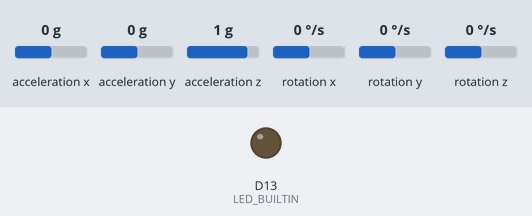
Bench run of a program on a simulated Arduino Nano 33 IoT. Shown: output pins drawn as LEDs (lit = HIGH). The test bench sets the inputs (shaded band); at power-on: acceleration x 0 g, acceleration y 0 g, acceleration z 1 g, rotation x 0 °/s, rotation y 0 °/s, rotation z 0 °/s. Nothing arrives over Bluetooth unless stated; a phone connects over Bluetooth LE 3 s after start; what the program prints to the serial monitor is not drawn.

Above: at 0.1 s.
At 3.6 s:
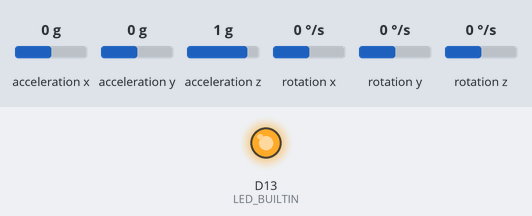
Timing chart, 0 to 5.1 s (numbered marks = the images above):
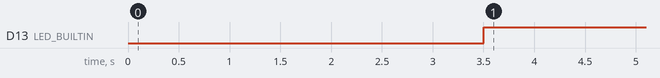

Measured:
- by itself, D13 (LED_BUILTIN): LOW → HIGH at 3.5 s

The program:

main.cpp
```cpp
#include <Arduino.h>
#include <Arduino_LSM6DS3.h>
#include <ArduinoBLE.h>
#include <Wire.h>

// GLOBAL VARIABLES //
float accelX,            accelY,             accelZ,            // units m/s/s i.e. accelZ if often 9.8 (gravity)
      gyroX,             gyroY,              gyroZ,             // units dps (degrees per second)
      gyroDriftX,        gyroDriftY,         gyroDriftZ,        // units dps
      gyroRoll,          gyroPitch,          gyroYaw,           // units degrees (expect major drift)
      gyroCorrectedRoll, gyroCorrectedPitch, gyroCorrectedYaw,  // units degrees (expect minor drift)
      accRoll,           accPitch,           accYaw,            // units degrees (roll and pitch noisy, yaw not possible)
      complementaryRoll, complementaryPitch, complementaryYaw;  // units degrees (excellent roll, pitch, yaw minor drift)

float p = 3.14159265358979323846;
long lastTime;
long lastInterval;

// Setting Up BLE Service
BLEService gyroscopeService("91bad492-b950-4226-aa2b-4ede9fa42f59");

// BLE Characteristics
BLEUnsignedCharCharacteristic complementaryRollValuesChar("cba1d466-344c-4be3-ab3f-189f80dd7518", BLERead | BLENotify);
BLEUnsignedCharCharacteristic complementaryPitchValuesChar("cba1d467-344c-4be3-ab3f-189f80dd7518", BLERead | BLENotify);

/**
   Read accel and gyro data.
   returns true if value is 'new' and false if IMU is returning old cached data
*/
bool readIMU() {
  if (IMU.accelerationAvailable() && IMU.gyroscopeAvailable() ) {
    IMU.readAcceleration(accelX, accelY, accelZ);
    IMU.readGyroscope(gyroX, gyroY, gyroZ);
    return true;
  }
  return false;
}

/*
  the gyro's x,y,z values drift by a steady amount. if we measure this when arduino is still
  we can correct the drift when doing real measurements later
*/
void calibrateIMU(int delayMillis, int calibrationMillis) {

  int calibrationCount = 0;

  delay(delayMillis); // to avoid shakes after pressing reset button

  float sumX, sumY, sumZ;
  int startTime = millis();
  while (millis() < startTime + calibrationMillis) {
    if (readIMU()) {
      // in an ideal world gyroX/Y/Z == 0, anything higher or lower represents drift
      sumX += gyroX;
      sumY += gyroY;
      sumZ += gyroZ;

      calibrationCount++;
    }
  }

  if (calibrationCount == 0) {
    Serial.println("Failed to calibrate");
  }

  gyroDriftX = sumX / calibrationCount;
  gyroDriftY = sumY / calibrationCount;
  gyroDriftZ = sumZ / calibrationCount;

}

void doCalculations() {
  accRoll = atan2(accelY, accelZ) * 180 / p;
  accPitch = atan2(-accelX, sqrt(accelY * accelY + accelZ * accelZ)) * 180 / p;

  float lastFrequency = (float) 1000000.0 / lastInterval;
  gyroRoll = gyroRoll + (gyroX / lastFrequency);
  gyroPitch = gyroPitch + (gyroY / lastFrequency);
  gyroYaw = gyroYaw + (gyroZ / lastFrequency);

  gyroCorrectedRoll = gyroCorrectedRoll + ((gyroX - gyroDriftX) / lastFrequency);
  gyroCorrectedPitch = gyroCorrectedPitch + ((gyroY - gyroDriftY) / lastFrequency);
  gyroCorrectedYaw = gyroCorrectedYaw + ((gyroZ - gyroDriftZ) / lastFrequency);

  complementaryRoll = complementaryRoll + ((gyroX - gyroDriftX) / lastFrequency);
  complementaryPitch = complementaryPitch + ((gyroY - gyroDriftY) / lastFrequency);
  complementaryYaw = complementaryYaw + ((gyroZ - gyroDriftZ) / lastFrequency);

  complementaryRoll = 0.98 * complementaryRoll + 0.02 * accRoll;
  complementaryPitch = 0.98 * complementaryPitch + 0.02 * accPitch;
}

/**
   This comma separated format is best 'viewed' using 'serial plotter' or processing.org client (see ./processing/RollPitchYaw3d.pde example)
*/
void printCalculations() {
  Serial.print(gyroRoll);
  Serial.print(',');
  Serial.print(gyroPitch);
  Serial.print(',');
  Serial.print(gyroYaw);
  Serial.print(',');
  Serial.print(gyroCorrectedRoll);
  Serial.print(',');
  Serial.print(gyroCorrectedPitch);
  Serial.print(',');
  Serial.print(gyroCorrectedYaw);
  Serial.print(',');
  Serial.print(accRoll);
  Serial.print(',');
  Serial.print(accPitch);
  Serial.print(',');
  Serial.print(accYaw);
  Serial.print(',');
  Serial.print(complementaryRoll);
  Serial.print(',');
  Serial.print(complementaryPitch);
  Serial.print(',');
  Serial.print(complementaryYaw);
  Serial.println("");
}

void notifyCalculations() {

  BLEDevice central = BLE.central();

    if(central){
    Serial.print("Connected to central");
    Serial.print(central.address());
    digitalWrite(LED_BUILTIN, HIGH);

    while (central.connected()){
      Serial.print(complementaryRoll);
      Serial.print(',');
      Serial.println(complementaryPitch);

      complementaryRollValuesChar.writeValue(complementaryRoll);
      complementaryPitchValuesChar.writeValue(complementaryPitch);
    }
  }
    digitalWrite(LED_BUILTIN, LOW);
    Serial.print("Disconnected from central.");
    Serial.println(central.address());
  }

void setup() {

  Serial.begin(1000000);
  pinMode(LED_BUILTIN, OUTPUT);

  // this sketch will wait until something connects to serial!
  // this could be 'serial monitor', 'serial plotter' or 'processing.org P3D client' (see ./processing/RollPitchYaw3d.pde file)
  while (!Serial);

  // Gyroscope
  if (!IMU.begin()) {
    Serial.println("Failed to initialize IMU!");
    while (1);
  }

  calibrateIMU(250, 250);

  lastTime = micros();

  // Bluetooth Low Energy
  if (!BLE.begin()){
Serial.print("Starting BLE failed!");

while(1);
  }

  BLE.setLocalName("LSM6DS3_Service");
  BLE.setAdvertisedService(gyroscopeService);
  gyroscopeService.addCharacteristic(complementaryRollValuesChar);
  gyroscopeService.addCharacteristic(complementaryPitchValuesChar);
  BLE.addService(gyroscopeService);

  BLE.advertise();
  Serial.println("De Bluetooth device is active, waiting for connections...");

}

void loop() {


  if (readIMU()) {
    long currentTime = micros();
    lastInterval = currentTime - lastTime; // expecting this to be ~104Hz +- 4%
    lastTime = currentTime;

    doCalculations();
    //printCalculations();
    notifyCalculations();

  }

}
```
